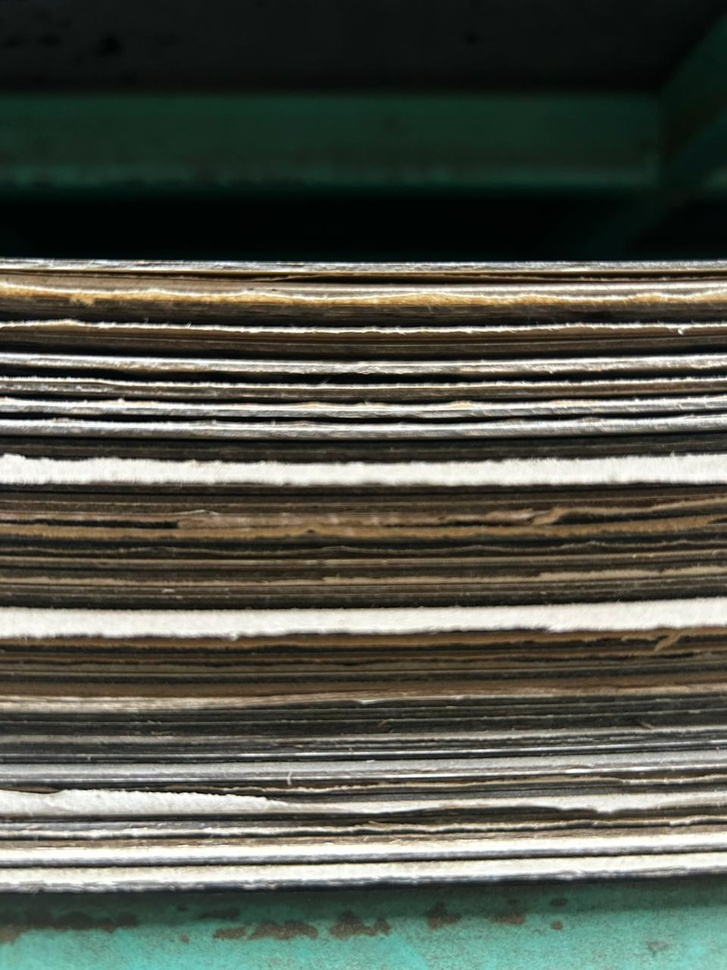
#> input picture Sheet Counter/Sheet Counter Code/uploads/2.jpeg, 727 x 970 px, shrunk from 960 x 1280 before the run
$ python main.py
#> lines starting #> are read from the running program, lines starting #| are printed output that depends on the picture; after the words box and inside, x2 and y2 are one past the last pixel; in counts of white or black regions, pixels touching at a corner belong together
#> the answer given: uploads/2.jpeg
import cv2
import numpy as np
import matplotlib.pyplot as plt

def preprocess_image(image_path):
    # Read the image
#> called with image_path = 'uploads/2.jpeg'
    image = cv2.imread(image_path)
#> image is the input picture: shape (970, 727, 3); mean B, G, R 75, 85.2, 82.2
    # Convert to grayscale
    gray = cv2.cvtColor(image, cv2.COLOR_BGR2GRAY)
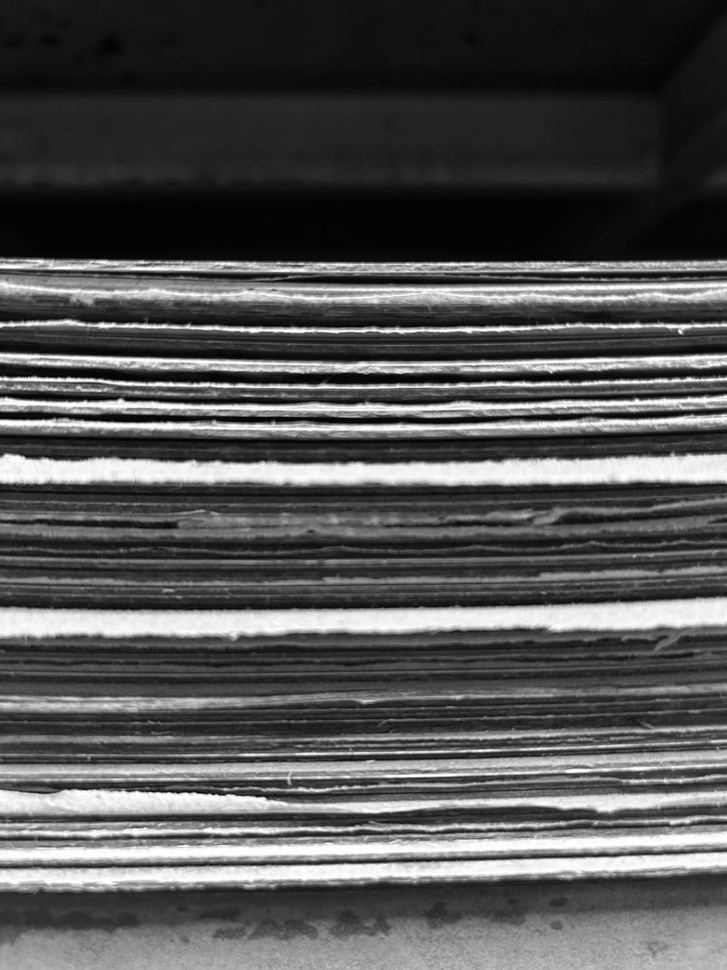
#> gray: shape (970, 727); min 0, max 255, mean 83.2
    # Apply Gaussian blur
    blurred = cv2.GaussianBlur(gray, (5, 5), 0)
    # Edge detection
    edges = cv2.Canny(blurred, 50, 150)
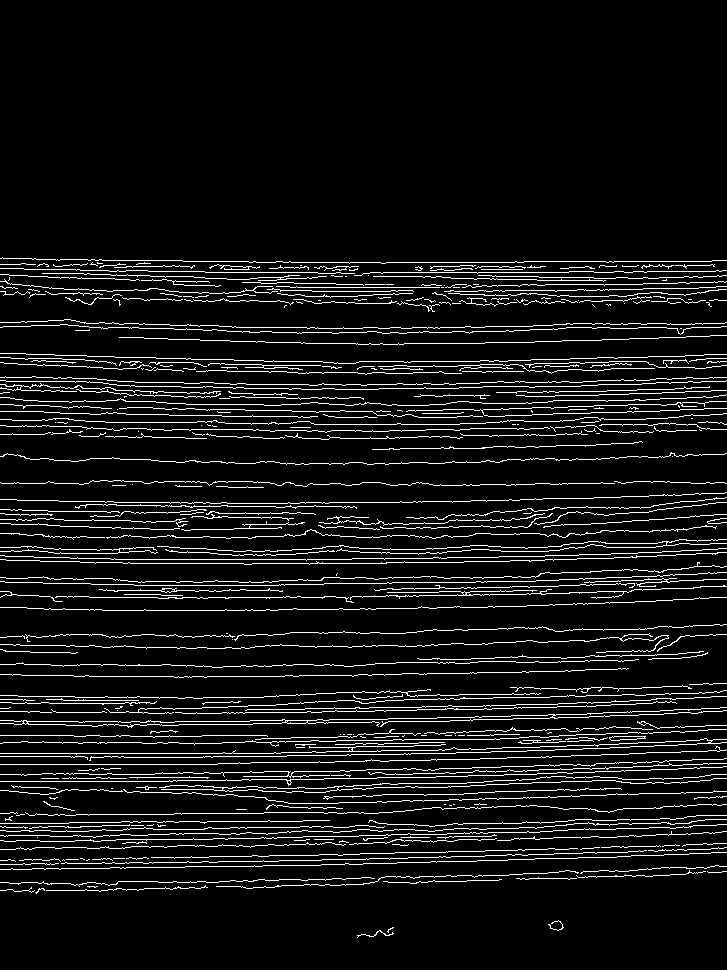
#> edges: shape (970, 727); 8% white in thin lines or dots, all inside (x1, y1, x2, y2) = (0, 257, 727, 938)
    return edges

def count_sheets(edges):
    # Find contours
    contours, _ = cv2.findContours(edges, cv2.RETR_EXTERNAL, cv2.CHAIN_APPROX_SIMPLE)
#> contours = 380 contours, 372 with area under 20; largest, box (x1, y1, x2, y2) and area: (0, 707, 727, 728) 924, (159, 774, 727, 793) 414, (609, 736, 646, 741) 104, (99, 588, 283, 593) 47, (350, 585, 727, 600) 34, (106, 525, 717, 539) 33, (0, 383, 221, 394) 30, (0, 633, 669, 653) 22
    # Filter contours to find horizontal lines
    horizontal_contours = [cnt for cnt in contours if cv2.boundingRect(cnt)[3] < 10]
#> horizontal_contours = 317 contours, 315 with area under 20; largest, box (x1, y1, x2, y2) and area: (609, 736, 646, 741) 104, (99, 588, 283, 593) 47
    return len(horizontal_contours)

def main():
    # Get the image path from the user
    image_path = input("Please enter the path to the image: ")

    edges = preprocess_image(image_path)
    sheet_count = count_sheets(edges)
#> sheet_count = 317
    print(f"Number of sheets: {sheet_count}")
#| Number of sheets: 317

    # Display the image and edges for visualization
    plt.figure(figsize=(12, 6))
    plt.subplot(1, 2, 1)
    plt.imshow(cv2.imread(image_path))
    plt.title("Original Image")
    plt.subplot(1, 2, 2)
    plt.imshow(edges, cmap='gray')
    plt.title("Edges Detected")
    plt.show()
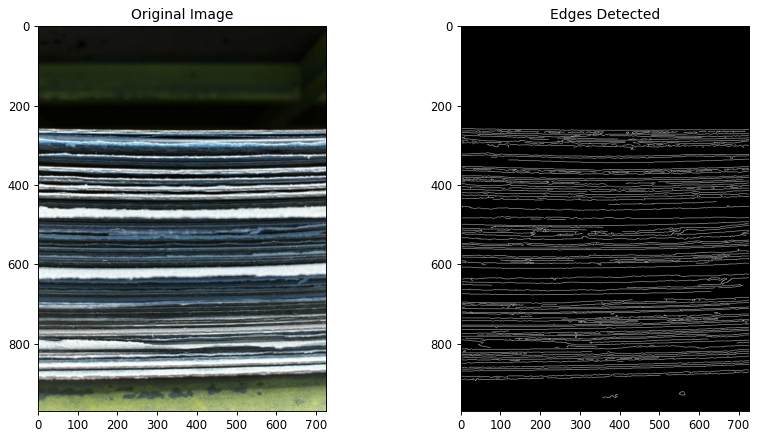
#> figure drawn by matplotlib, 2 panels; B, G, R data is drawn as R, G, B

# Run the main function
if __name__ == "__main__":
    main()
